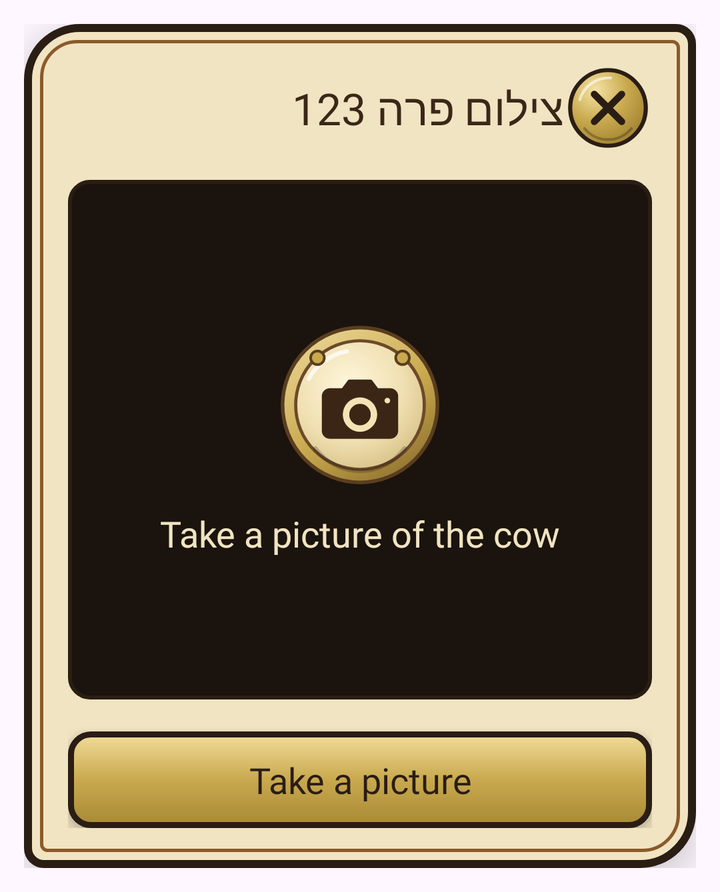
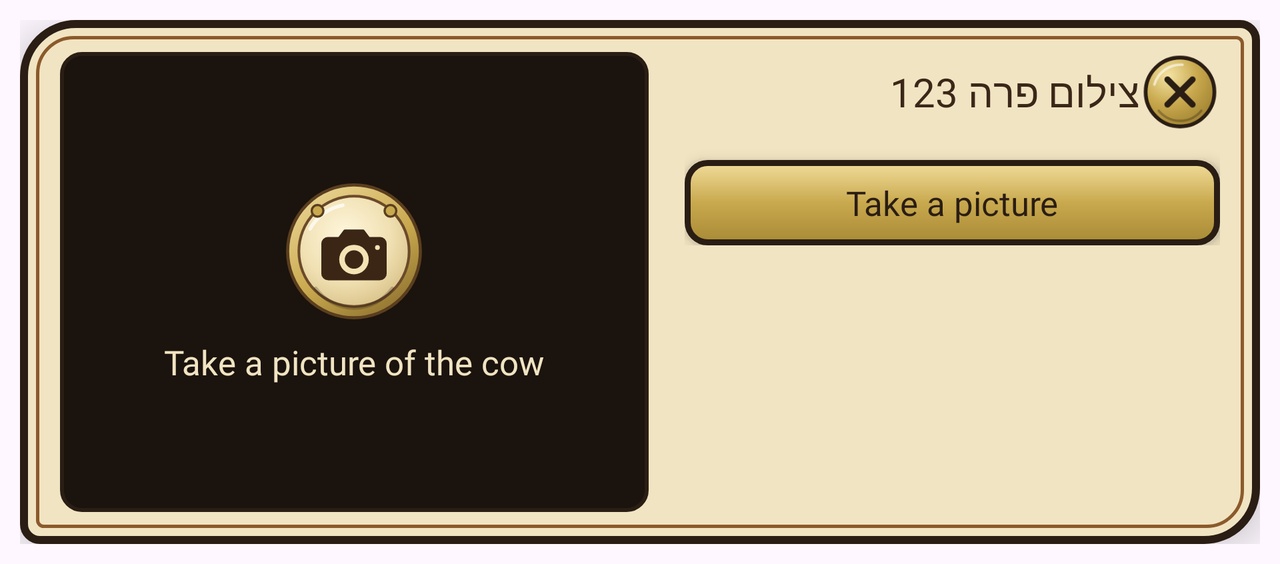

Compare how this app lays out the same screen by default and in its alternative resource folder. The renders come first, then the two layout files and the values they reference.
<!-- AndroidManifest.xml: application theme Theme.CowboyFriend -->
<!-- res/layout/dialog_cow_photo.xml -->
<?xml version="1.0" encoding="utf-8"?>
<ScrollView xmlns:android="http://schemas.android.com/apk/res/android"
    xmlns:tools="http://schemas.android.com/tools"
    android:layout_width="match_parent"
    android:layout_height="wrap_content"
    android:fillViewport="false"
    android:overScrollMode="never">

    <FrameLayout
        android:layout_width="match_parent"
        android:layout_height="wrap_content"
        android:padding="12dp">

        <LinearLayout
            android:layout_width="match_parent"
            android:layout_height="wrap_content"
            android:background="@drawable/shape_ww_dialog_card_bg"
            android:elevation="12dp"
            android:orientation="vertical"
            android:paddingStart="22dp"
            android:paddingTop="20dp"
            android:paddingEnd="22dp"
            android:paddingBottom="20dp">

            
            <LinearLayout
                android:layout_width="match_parent"
                android:layout_height="wrap_content"
                android:gravity="center_vertical"
                android:orientation="horizontal">

                <TextView
                    android:id="@+id/tvCowPhotoTitle"
                    android:layout_width="0dp"
                    android:layout_height="wrap_content"
                    android:layout_weight="1"
                    android:fontFamily="@font/heebo_extrabold"
                    android:textColor="@color/ww_ink"
                    android:textSize="22sp"
                    tools:text="צילום פרה 123" />

                <ImageButton
                    android:id="@+id/ibCowPhotoClose"
                    android:layout_width="44dp"
                    android:layout_height="44dp"
                    android:background="@null"
                    android:contentDescription="@string/close"
                    android:padding="0dp"
                    android:scaleType="fitXY"
                    android:src="@drawable/ic_large_close_badge" />
            </LinearLayout>

            
            <FrameLayout
                android:id="@+id/flCowPhotoArea"
                android:layout_width="match_parent"
                android:layout_height="260dp"
                android:layout_marginTop="14dp"
                android:background="@drawable/shape_ww_cow_photo_area"
                android:padding="3dp">

                <ImageView
                    android:id="@+id/ivCowPhoto"
                    android:layout_width="match_parent"
                    android:layout_height="match_parent"
                    android:contentDescription="@null"
                    android:scaleType="fitCenter" />

                <LinearLayout
                    android:id="@+id/llCowPhotoEmpty"
                    android:layout_width="match_parent"
                    android:layout_height="match_parent"
                    android:gravity="center"
                    android:orientation="vertical">

                    <ImageView
                        android:layout_width="84dp"
                        android:layout_height="84dp"
                        android:contentDescription="@null"
                        android:src="@drawable/ic_camera_badge" />

                    <TextView
                        android:layout_width="wrap_content"
                        android:layout_height="wrap_content"
                        android:layout_marginTop="10dp"
                        android:fontFamily="@font/heebo_bold"
                        android:text="@string/cow_photo_empty"
                        android:textColor="@color/ww_parchment"
                        android:textSize="18sp" />
                </LinearLayout>

                <ImageView
                    android:id="@+id/ivCowPhotoBusy"
                    android:layout_width="72dp"
                    android:layout_height="72dp"
                    android:layout_gravity="center"
                    android:contentDescription="@null"
                    android:src="@drawable/avd_ww_loading"
                    android:visibility="gone" />
            </FrameLayout>

            
            <TextView
                android:id="@+id/tvCowPhotoNotice"
                android:layout_width="match_parent"
                android:layout_height="wrap_content"
                android:layout_marginTop="12dp"
                android:fontFamily="@font/heebo_bold"
                android:gravity="center"
                android:textColor="@color/ww_rust_dark"
                android:textSize="16sp"
                android:visibility="gone" />

            
            <TextView
                android:id="@+id/btnCowPhotoTake"
                android:layout_width="match_parent"
                android:layout_height="wrap_content"
                android:layout_marginTop="16dp"
                android:background="@drawable/shape_ww_btn_rect_brass"
                android:elevation="4dp"
                android:fontFamily="@font/heebo_extrabold"
                android:gravity="center"
                android:paddingTop="12dp"
                android:paddingBottom="12dp"
                android:text="@string/take_picture"
                android:textColor="@color/ww_iron"
                android:textSize="18sp" />

            
            <LinearLayout
                android:id="@+id/llCowPhotoActions"
                android:layout_width="match_parent"
                android:layout_height="wrap_content"
                android:layout_marginTop="16dp"
                android:orientation="vertical"
                android:visibility="gone">

                <TextView
                    android:id="@+id/btnCowPhotoReplace"
                    android:layout_width="match_parent"
                    android:layout_height="wrap_content"
                    android:background="@drawable/shape_ww_btn_rect_brass"
                    android:drawablePadding="10dp"
                    android:drawableStart="@drawable/ic_dialog_replace"
                    android:drawableTint="@color/ww_iron"
                    android:elevation="4dp"
                    android:fontFamily="@font/heebo_extrabold"
                    android:gravity="center"
                    android:paddingStart="18dp"
                    android:paddingTop="12dp"
                    android:paddingEnd="18dp"
                    android:paddingBottom="12dp"
                    android:text="@string/cow_photo_replace"
                    android:textColor="@color/ww_iron"
                    android:textSize="18sp" />

                
                <TextView
                    android:layout_width="match_parent"
                    android:layout_height="wrap_content"
                    android:layout_marginTop="6dp"
                    android:fontFamily="@font/heebo_medium"
                    android:gravity="center"
                    android:text="@string/cow_photo_replace_hint"
                    android:textColor="@color/ww_ink_soft"
                    android:textSize="14sp" />

                <TextView
                    android:id="@+id/btnCowPhotoShare"
                    android:layout_width="match_parent"
                    android:layout_height="wrap_content"
                    android:layout_marginTop="14dp"
                    android:background="@drawable/shape_ww_btn_rect_sand"
                    android:drawablePadding="10dp"
                    android:drawableStart="@drawable/ic_dialog_share"
                    android:drawableTint="@color/ww_ink"
                    android:elevation="4dp"
                    android:fontFamily="@font/heebo_bold"
                    android:gravity="center"
                    android:paddingStart="18dp"
                    android:paddingTop="12dp"
                    android:paddingEnd="18dp"
                    android:paddingBottom="12dp"
                    android:text="@string/share_picture"
                    android:textColor="@color/ww_ink"
                    android:textSize="18sp" />

                <TextView
                    android:id="@+id/btnCowPhotoRetake"
                    android:layout_width="match_parent"
                    android:layout_height="wrap_content"
                    android:layout_marginTop="6dp"
                    android:background="?attr/selectableItemBackground"
                    android:fontFamily="@font/heebo_bold"
                    android:gravity="center"
                    android:paddingTop="10dp"
                    android:paddingBottom="10dp"
                    android:text="@string/cow_photo_retake"
                    android:textColor="@color/ww_saddle_dark"
                    android:textSize="17sp" />
            </LinearLayout>
        </LinearLayout>
    </FrameLayout>
</ScrollView>
<!-- resources referenced by this layout -->
<resources>
  <color name="ww_ink">#3A2718</color>
  <color name="ww_ink_soft">#6B5439</color>
  <color name="ww_iron">#2A1D14</color>
  <color name="ww_parchment">#F1E4C2</color>
  <color name="ww_rust_dark">#8E3416</color>
  <color name="ww_saddle_dark">#6B431E</color>
  <!-- drawable avd_ww_loading (drawable) -->
  <animated-vector xmlns:android="http://schemas.android.com/apk/res/android"
      xmlns:aapt="http://schemas.android.com/aapt"
      android:drawable="@drawable/ic_loading_horseshoe">
      <target android:name="spin">
          <aapt:attr name="android:animation">
              <objectAnimator
                  android:propertyName="rotation"
                  android:duration="1200"
                  android:valueFrom="0"
                  android:valueTo="360"
                  android:repeatCount="-1"
                  android:interpolator="@android:interpolator/linear" />
          </aapt:attr>
      </target>
  </animated-vector>
  <!-- drawable ic_dialog_replace (drawable) -->
  <vector xmlns:android="http://schemas.android.com/apk/res/android"
      android:width="24dp"
      android:height="24dp"
      android:viewportWidth="24"
      android:viewportHeight="24">
      <path
          android:pathData="M19,10 A7,7 0 0,0 6.2,7.2 M5,14 A7,7 0 0,0 17.8,16.8"
          android:fillColor="#00000000"
          android:strokeColor="#FF000000"
          android:strokeLineCap="round"
          android:strokeWidth="2" />
      <path
          android:pathData="M4.5,3.5 L5.7,8.2 L10.2,6.4 Z M19.5,20.5 L18.3,15.8 L13.8,17.6 Z"
          android:fillColor="#FF000000" />
  </vector>
  <!-- drawable shape_ww_btn_rect_brass (drawable) -->
  <?xml version="1.0" encoding="utf-8"?>
  <shape xmlns:android="http://schemas.android.com/apk/res/android"
      android:shape="rectangle">
      <gradient
          android:angle="270"
          android:startColor="#F0DC9A"
          android:centerColor="#C9A94E"
          android:endColor="#A88A36" />
      <corners android:radius="10dp" />
      <stroke
          android:width="3dp"
          android:color="@color/ww_iron" />
  </shape>
  <!-- drawable shape_ww_btn_rect_sand (drawable) -->
  <?xml version="1.0" encoding="utf-8"?>
  <shape xmlns:android="http://schemas.android.com/apk/res/android"
      android:shape="rectangle">
      <solid android:color="@color/ww_parchment_3" />
      <corners android:radius="10dp" />
      <stroke
          android:width="3dp"
          android:color="@color/ww_iron" />
  </shape>
  <!-- drawable shape_ww_cow_photo_area (drawable) -->
  <?xml version="1.0" encoding="utf-8"?>
  <shape xmlns:android="http://schemas.android.com/apk/res/android"
      android:shape="rectangle">
      <solid android:color="#1B130D" />
      <corners android:radius="10dp" />
      <stroke
          android:width="2dp"
          android:color="@color/ww_iron" />
  </shape>
  <string name="close">Close</string>
  <string name="cow_photo_empty">Take a picture of the cow</string>
  <string name="cow_photo_replace">Replace the cow picture</string>
  <string name="cow_photo_replace_hint">The previous picture is deleted for good</string>
  <string name="cow_photo_retake">Retake</string>
  <string name="share_picture">Share</string>
  <string name="take_picture">Take a picture</string>
  <style name="Theme.CowboyFriend" parent="Base.Theme.CowboyFriend" />
  <color name="ww_brass">#C9A94E</color>
  <color name="ww_parchment_3">#DCC58C</color>
  <color name="ww_saddle">#8B5A2B</color>
  <style name="Base.Theme.CowboyFriend" parent="Theme.Material3.DayNight.NoActionBar">
          
          
      </style>
  <!-- some entries are left out for length -->
</resources>
<!-- res/layout-land/dialog_cow_photo.xml (the repository's variant of the layout above) -->
<!-- drawn on the phone turned sideways -->
<?xml version="1.0" encoding="utf-8"?>
<ScrollView xmlns:android="http://schemas.android.com/apk/res/android"
    xmlns:tools="http://schemas.android.com/tools"
    android:layout_width="match_parent"
    android:layout_height="wrap_content"
    android:fillViewport="false"
    android:overScrollMode="never">

    <FrameLayout
        android:layout_width="match_parent"
        android:layout_height="wrap_content"
        android:padding="10dp">

        <LinearLayout
            android:layout_width="match_parent"
            android:layout_height="wrap_content"
            android:background="@drawable/shape_ww_dialog_card_bg"
            android:elevation="12dp"
            android:orientation="horizontal"
            android:paddingStart="20dp"
            android:paddingTop="16dp"
            android:paddingEnd="20dp"
            android:paddingBottom="16dp">

            
            <FrameLayout
                android:id="@+id/flCowPhotoArea"
                android:layout_width="0dp"
                android:layout_height="230dp"
                android:layout_weight="1.1"
                android:background="@drawable/shape_ww_cow_photo_area"
                android:padding="3dp">

                <ImageView
                    android:id="@+id/ivCowPhoto"
                    android:layout_width="match_parent"
                    android:layout_height="match_parent"
                    android:contentDescription="@null"
                    android:scaleType="fitCenter" />

                <LinearLayout
                    android:id="@+id/llCowPhotoEmpty"
                    android:layout_width="match_parent"
                    android:layout_height="match_parent"
                    android:gravity="center"
                    android:orientation="vertical">

                    <ImageView
                        android:layout_width="72dp"
                        android:layout_height="72dp"
                        android:contentDescription="@null"
                        android:src="@drawable/ic_camera_badge" />

                    <TextView
                        android:layout_width="wrap_content"
                        android:layout_height="wrap_content"
                        android:layout_marginTop="8dp"
                        android:fontFamily="@font/heebo_bold"
                        android:text="@string/cow_photo_empty"
                        android:textColor="@color/ww_parchment"
                        android:textSize="17sp" />
                </LinearLayout>

                <ImageView
                    android:id="@+id/ivCowPhotoBusy"
                    android:layout_width="64dp"
                    android:layout_height="64dp"
                    android:layout_gravity="center"
                    android:contentDescription="@null"
                    android:src="@drawable/avd_ww_loading"
                    android:visibility="gone" />
            </FrameLayout>

            
            <LinearLayout
                android:layout_width="0dp"
                android:layout_height="wrap_content"
                android:layout_marginStart="18dp"
                android:layout_weight="1"
                android:orientation="vertical">

                <LinearLayout
                    android:layout_width="match_parent"
                    android:layout_height="wrap_content"
                    android:gravity="center_vertical"
                    android:orientation="horizontal">

                    <TextView
                        android:id="@+id/tvCowPhotoTitle"
                        android:layout_width="0dp"
                        android:layout_height="wrap_content"
                        android:layout_weight="1"
                        android:fontFamily="@font/heebo_extrabold"
                        android:textColor="@color/ww_ink"
                        android:textSize="20sp"
                        tools:text="צילום פרה 123" />

                    <ImageButton
                        android:id="@+id/ibCowPhotoClose"
                        android:layout_width="40dp"
                        android:layout_height="40dp"
                        android:background="@null"
                        android:contentDescription="@string/close"
                        android:padding="0dp"
                        android:scaleType="fitXY"
                        android:src="@drawable/ic_large_close_badge" />
                </LinearLayout>

                <TextView
                    android:id="@+id/tvCowPhotoNotice"
                    android:layout_width="match_parent"
                    android:layout_height="wrap_content"
                    android:layout_marginTop="8dp"
                    android:fontFamily="@font/heebo_bold"
                    android:gravity="center"
                    android:textColor="@color/ww_rust_dark"
                    android:textSize="15sp"
                    android:visibility="gone" />

                <TextView
                    android:id="@+id/btnCowPhotoTake"
                    android:layout_width="match_parent"
                    android:layout_height="wrap_content"
                    android:layout_marginTop="14dp"
                    android:background="@drawable/shape_ww_btn_rect_brass"
                    android:elevation="4dp"
                    android:fontFamily="@font/heebo_extrabold"
                    android:gravity="center"
                    android:paddingTop="10dp"
                    android:paddingBottom="10dp"
                    android:text="@string/take_picture"
                    android:textColor="@color/ww_iron"
                    android:textSize="17sp" />

                <LinearLayout
                    android:id="@+id/llCowPhotoActions"
                    android:layout_width="match_parent"
                    android:layout_height="wrap_content"
                    android:layout_marginTop="10dp"
                    android:orientation="vertical"
                    android:visibility="gone">

                    <TextView
                        android:id="@+id/btnCowPhotoReplace"
                        android:layout_width="match_parent"
                        android:layout_height="wrap_content"
                        android:background="@drawable/shape_ww_btn_rect_brass"
                        android:drawablePadding="8dp"
                        android:drawableStart="@drawable/ic_dialog_replace"
                        android:drawableTint="@color/ww_iron"
                        android:elevation="4dp"
                        android:fontFamily="@font/heebo_extrabold"
                        android:gravity="center"
                        android:paddingStart="14dp"
                        android:paddingTop="9dp"
                        android:paddingEnd="14dp"
                        android:paddingBottom="9dp"
                        android:text="@string/cow_photo_replace"
                        android:textColor="@color/ww_iron"
                        android:textSize="16sp" />

                    <TextView
                        android:layout_width="match_parent"
                        android:layout_height="wrap_content"
                        android:layout_marginTop="4dp"
                        android:fontFamily="@font/heebo_medium"
                        android:gravity="center"
                        android:text="@string/cow_photo_replace_hint"
                        android:textColor="@color/ww_ink_soft"
                        android:textSize="13sp" />

                    <TextView
                        android:id="@+id/btnCowPhotoShare"
                        android:layout_width="match_parent"
                        android:layout_height="wrap_content"
                        android:layout_marginTop="10dp"
                        android:background="@drawable/shape_ww_btn_rect_sand"
                        android:drawablePadding="8dp"
                        android:drawableStart="@drawable/ic_dialog_share"
                        android:drawableTint="@color/ww_ink"
                        android:elevation="4dp"
                        android:fontFamily="@font/heebo_bold"
                        android:gravity="center"
                        android:paddingStart="14dp"
                        android:paddingTop="9dp"
                        android:paddingEnd="14dp"
                        android:paddingBottom="9dp"
                        android:text="@string/share_picture"
                        android:textColor="@color/ww_ink"
                        android:textSize="16sp" />

                    <TextView
                        android:id="@+id/btnCowPhotoRetake"
                        android:layout_width="match_parent"
                        android:layout_height="wrap_content"
                        android:layout_marginTop="4dp"
                        android:background="?attr/selectableItemBackground"
                        android:fontFamily="@font/heebo_bold"
                        android:gravity="center"
                        android:paddingTop="8dp"
                        android:paddingBottom="8dp"
                        android:text="@string/cow_photo_retake"
                        android:textColor="@color/ww_saddle_dark"
                        android:textSize="16sp" />
                </LinearLayout>
            </LinearLayout>
        </LinearLayout>
    </FrameLayout>
</ScrollView>
